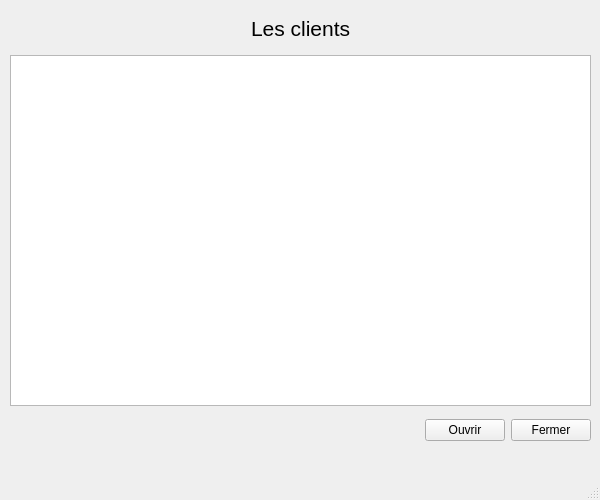
<?xml version="1.0" encoding="UTF-8"?>
<ui version="4.0">
 <class>UIListClient</class>
 <widget class="QMainWindow" name="UIListClient">
  <property name="geometry">
   <rect>
    <x>0</x>
    <y>0</y>
    <width>600</width>
    <height>500</height>
   </rect>
  </property>
  <property name="minimumSize">
   <size>
    <width>600</width>
    <height>500</height>
   </size>
  </property>
  <property name="maximumSize">
   <size>
    <width>600</width>
    <height>500</height>
   </size>
  </property>
  <property name="windowTitle">
   <string>Gestion des clients - Gestionnaire : </string>
  </property>
  <widget class="QWidget" name="centralwidget">
   <widget class="QWidget" name="horizontalLayoutWidget">
    <property name="geometry">
     <rect>
      <x>10</x>
      <y>10</y>
      <width>581</width>
      <height>37</height>
     </rect>
    </property>
    <layout class="QHBoxLayout" name="horizontalLayoutNorth">
     <item>
      <spacer name="horizontalSpacer">
       <property name="orientation">
        <enum>Qt::Horizontal</enum>
       </property>
       <property name="sizeHint" stdset="0">
        <size>
         <width>40</width>
         <height>20</height>
        </size>
       </property>
      </spacer>
     </item>
     <item>
      <widget class="QLabel" name="labelTitle">
       <property name="font">
        <font>
         <pointsize>16</pointsize>
        </font>
       </property>
       <property name="text">
        <string>Les clients</string>
       </property>
      </widget>
     </item>
     <item>
      <spacer name="horizontalSpacerLeft">
       <property name="orientation">
        <enum>Qt::Horizontal</enum>
       </property>
       <property name="sizeHint" stdset="0">
        <size>
         <width>40</width>
         <height>20</height>
        </size>
       </property>
      </spacer>
     </item>
    </layout>
   </widget>
   <widget class="QWidget" name="horizontalLayoutWidget_Tableview">
    <property name="geometry">
     <rect>
      <x>10</x>
      <y>55</y>
      <width>581</width>
      <height>351</height>
     </rect>
    </property>
    <layout class="QHBoxLayout" name="horizontalLayoutTableview">
     <item>
      <widget class="QTableView" name="tableViewClients">
       <property name="selectionBehavior">
        <enum>QAbstractItemView::SelectRows</enum>
       </property>
      </widget>
     </item>
    </layout>
   </widget>
   <widget class="QWidget" name="horizontalLayoutWidget_Buttons">
    <property name="geometry">
     <rect>
      <x>10</x>
      <y>410</y>
      <width>581</width>
      <height>41</height>
     </rect>
    </property>
    <layout class="QHBoxLayout" name="horizontalLayoutButtons">
     <item>
      <spacer name="horizontalSpacerButtons">
       <property name="orientation">
        <enum>Qt::Horizontal</enum>
       </property>
       <property name="sizeHint" stdset="0">
        <size>
         <width>40</width>
         <height>20</height>
        </size>
       </property>
      </spacer>
     </item>
     <item>
      <widget class="QPushButton" name="pushButtonOuvrir">
       <property name="text">
        <string>Ouvrir</string>
       </property>
      </widget>
     </item>
     <item>
      <widget class="QPushButton" name="pushButtonClose">
       <property name="text">
        <string>Fermer</string>
       </property>
      </widget>
     </item>
    </layout>
   </widget>
  </widget>
  <widget class="QMenuBar" name="menubar">
   <property name="geometry">
    <rect>
     <x>0</x>
     <y>0</y>
     <width>600</width>
     <height>21</height>
    </rect>
   </property>
  </widget>
  <widget class="QStatusBar" name="statusbar"/>
 </widget>
 <resources/>
 <connections/>
</ui>
